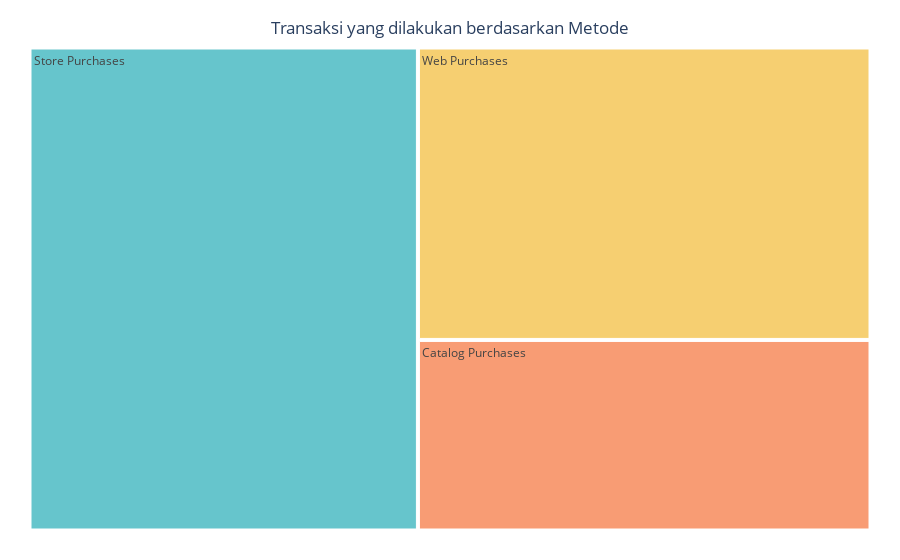

Notebook source saved alongside this figure:
### Markdown cell above
### 3.3.4 Outlet yang memiliki jumlah pembelian paling banyak

### Code cell
# Menghitung total pembelian berdasarkan metode
columns = ['NumWebPurchases', 'NumCatalogPurchases', 'NumStorePurchases']
columns_new = ['Web Purchases', 'Catalog Purchases', 'Store Purchases']

total = pd.DataFrame({
    'Method': columns_new,
    'Total': df[columns].sum().values
})

# Membuat treemap
fig = px.treemap(total, path=['Method'], values='Total',
                 color_discrete_sequence=px.colors.qualitative.Pastel,
                )

# Mengatur layout
fig.update_layout(margin=dict(t=25, l=25, r=25, b=25),
                  title_text='Transaksi yang dilakukan berdasarkan Metode',
                  title_x=0.5,
                  title_y=0.96)

# Menampilkan plot
fig.show()

### Figure 1 — Plotly figure (JSON) as saved in the notebook; plotly's stock layout.template omitted (floating-point values rounded to 4 significant figures)
{"data": [{"branchvalues": "total", "domain": {"x": [0, 1], "y": [0, 1]}, "hovertemplate": "labels=%{label}<br>Total=%{value}<br>parent=%{parent}<br>id=%{id}<extra></extra>", "ids": ["Catalog Purchases", "Store Purchases", "Web Purchases"], "labels": ["Catalog Purchases", "Store Purchases", "Web Purchases"], "name": "", "parents": ["", "", ""], "type": "treemap", "values": [5963, 12970, 9150]}], "layout": {"legend": {"tracegroupgap": 0}, "margin": {"b": 25, "l": 25, "r": 25, "t": 25}, "title": {"text": "Transaksi yang dilakukan berdasarkan Metode", "x": 0.5, "y": 0.96}, "treemapcolorway": ["rgb(102, 197, 204)", "rgb(246, 207, 113)", "rgb(248, 156, 116)", "rgb(220, 176, 242)", "rgb(135, 197, 95)", "rgb(158, 185, 243)", "rgb(254, 136, 177)", "rgb(201, 219, 116)", "rgb(139, 224, 164)", "rgb(180, 151, 231)", "rgb(179, 179, 179)"]}}
